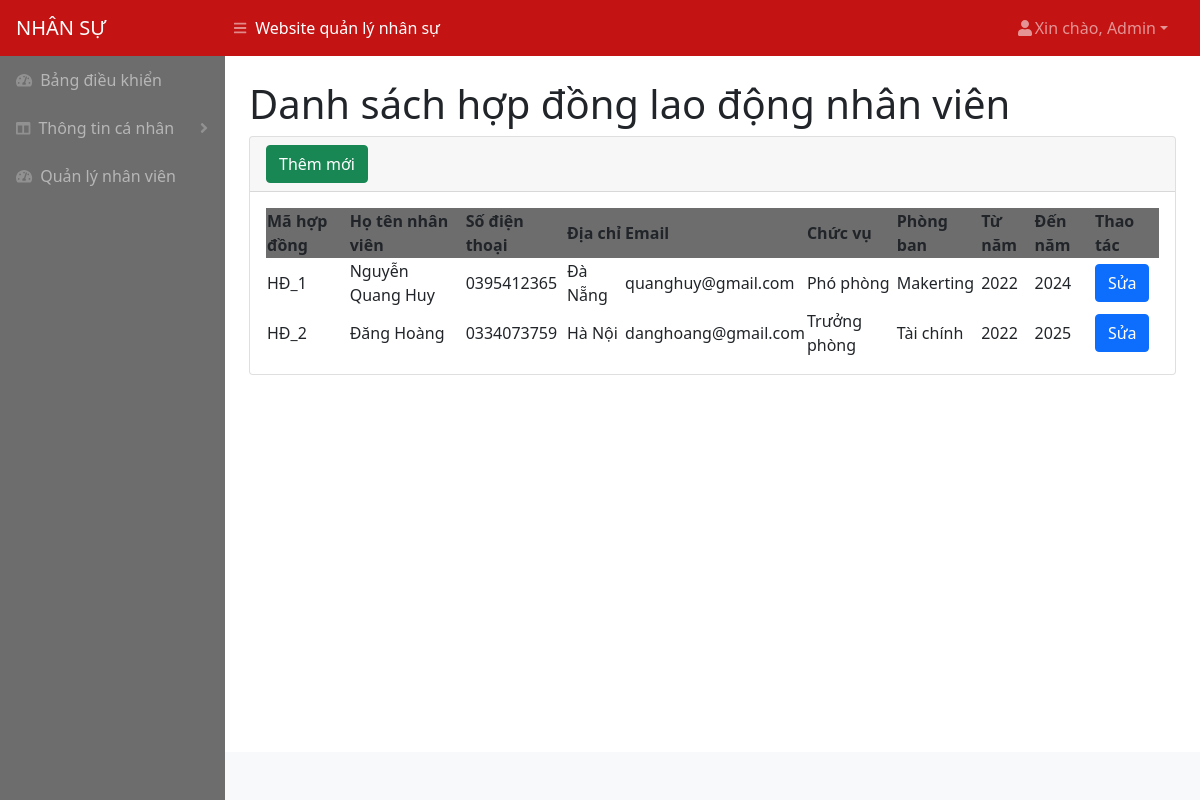
Screenshot of /hopdong.php (signed in) with the database file from the repository.
### tables this page shows
CREATE TABLE `hopdong` (
  `id` int(11) NOT NULL,
  `hoten` varchar(250) NOT NULL,
  `email` varchar(250) NOT NULL,
  `sodienthoai` varchar(250) NOT NULL,
  `diachi` varchar(250) NOT NULL,
  `tunam` varchar(50) NOT NULL,
  `dennam` varchar(50) NOT NULL,
  `phongban_id` int(11) DEFAULT NULL,
  `chucvu_id` int(11) DEFAULT NULL
);

CREATE TABLE `chucvu` (
  `id` int(11) NOT NULL,
  `ten` varchar(250) NOT NULL
);

CREATE TABLE `phongban` (
  `id` int(11) NOT NULL,
  `ten` varchar(250) NOT NULL
);

### hopdong.php (the view, shortened to what this page needs)
<!DOCTYPE html>
<html lang="en">
<head>
<?php include('inc/head.php')?>
</head>
<body class="sb-nav-fixed">
<?php include('inc/header.php')?>
    <div id="layoutSidenav">
    <?php include('inc/menu.php')?>
        <div id="layoutSidenav_content">
            <main>
                <div class="container-fluid px-4">
                    <h1 class="mt-4">Danh sách hợp đồng lao động nhân viên</h1>
                    <div class="card mb-4">
                        <div class="card-header">
                            <button type="button" class="btn btn-success" data-bs-toggle="modal"
                                data-bs-target="#exampleModalAdd">
                                Thêm mới
                            </button>
                        </div>
                        <div class="card-body">
                            <table id="datatablesSimple">
                                <thead>
                                <tr style="background-color : #6D6D6D">
                                        <th>Mã hợp đồng</th>
                                        <th>Họ tên nhân viên</th>
                                        <th>Số điện thoại</th>
                                        <th>Địa chỉ</th>
                                        <th>Email</th>
                                        <th>Chức vụ</th>
                                        <th>Phòng ban</th>
                                        <th>Từ năm</th>
                                        <th>Đến năm</th>
                                        <th>Thao tác</th>
                                    </tr>
                                </thead>
                                <tbody>
                                <?php
                                    $query = "SELECT a.*, b.ten as 'tenphongban', c.ten as 'tenchucvu'
                                    FROM hopdong as a, phongban as b, chucvu as c
                                    WHERE a.phongban_id = b.id AND a.chucvu_id = c.id
                                    ORDER BY a.id DESC";
                                    $result = mysqli_query($connect, $query);
                                    $stt = 1;
                                    while ($arUser = mysqli_fetch_array($result, MYSQLI_ASSOC)) {
                                        $idModelEdit = "exampleModalEdit".$arUser["id"];
                                    ?>
                                    <tr>
                                        <td>HĐ_<?php echo $stt ?></td>
                                        <td><?php echo $arUser["hoten"] ?></td>
                                        <td><?php echo $arUser["sodienthoai"] ?> </td>
                                        <td><?php echo $arUser["diachi"] ?> </td>
                                        <td><?php echo $arUser["email"] ?></td>
                                        <td><?php echo $arUser["tenchucvu"] ?> </td>
                                        <td><?php echo $arUser["tenphongban"] ?> </td>
                                        <td><?php echo $arUser["tunam"] ?> </td>
                                        <td><?php echo $arUser["dennam"] ?> </td>
                                        <td>
                                            <button type="button" class="btn btn-primary" data-bs-toggle="modal"
                                                data-bs-target="#<?php echo $idModelEdit ?>">
                                                Sửa
                                            </button>
                                        </td>
                                    </tr>
                                    <?php $stt++;} ?>
                                </tbody>
                            </table>
                        </div>
                    </div>
                </div>
            </main>
            <?php include('inc/footer.php')?>
        </div>
    </div>
</body>
</html>

### inc/head.php (shortened to what this page needs)
<link href="https://cdn.jsdelivr.net/npm/simple-datatables@latest/dist/style.css" rel="stylesheet" />
<link href="css/styles.css" rel="stylesheet" />

### inc/header.php (shortened to what this page needs)
<nav class="sb-topnav navbar navbar-expand navbar-dark bg-dark">
        <a class="navbar-brand ps-3" href="index.php">NHÂN SỰ</a>
        <button class="btn btn-link btn-sm order-1 order-lg-0 me-4 me-lg-0" id="sidebarToggle" href="#!"><i
                class="fas fa-bars"></i></button>
        <p style="color:white;margin-top:15px">Website quản lý nhân sự</p>
        <ul class="navbar-nav ms-auto ms-md-0 me-3 me-lg-4">
            <li class="nav-item dropdown">
                <a class="nav-link dropdown-toggle" id="navbarDropdown" href="#" role="button" data-bs-toggle="dropdown"
                    aria-expanded="false"><i class="fas fa-user fa-fw"></i>Xin chào, <?php echo $_SESSION['quyen'] ?></a>
            </li>
        </ul>
    </nav>

### inc/menu.php (shortened to what this page needs)
<div id="layoutSidenav_nav">
            <nav class="sb-sidenav accordion sb-sidenav-dark" id="sidenavAccordion">
                <div class="sb-sidenav-menu">
                    <div class="nav">
                        <a class="nav-link" href="index.php">
                            <div class="sb-nav-link-icon"><i class="fas fa-tachometer-alt"></i></div>
                            Bảng điều khiển
                        </a>
                        <a class="nav-link collapsed" href="#" data-bs-toggle="collapse"
                        data-bs-target="#collapseLayouts2" aria-expanded="false" aria-controls="collapseLayouts">
                            <div class="sb-nav-link-icon"><i class="fas fa-columns"></i></div>
                            Thông tin cá nhân
                            <div class="sb-sidenav-collapse-arrow"><i class="fas fa-angle-down"></i></div>
                        </a>
                        <?php if( $_SESSION['quyen'] == "Admin"){?>
                        <a class="nav-link" href="nhanvien.php">
                            <div class="sb-nav-link-icon"><i class="fas fa-tachometer-alt"></i></div>
                            Quản lý nhân viên
                        </a>
                        <?php } else if( $_SESSION['quyen'] == "Nhân viên quản lý tài chính"){?>
                        <a class="nav-link" href="luong.php">
                            <div class="sb-nav-link-icon"><i class="fas fa-tachometer-alt"></i></div>
                            Quản lý lương
                        </a>
                        <?php } else if( $_SESSION['quyen'] == "Nhân viên quản lý nhân sự"){?>
                        <a class="nav-link collapsed" href="#" data-bs-toggle="collapse"
                        data-bs-target="#collapseLayouts" aria-expanded="false" aria-controls="collapseLayouts">
                            <div class="sb-nav-link-icon"><i class="fas fa-columns"></i></div>
                            Quản lý nhân sự
                            <div class="sb-sidenav-collapse-arrow"><i class="fas fa-angle-down"></i></div>
                        </a>
                        <div class="collapse" id="collapseLayouts" aria-labelledby="headingOne"
                            data-bs-parent="#sidenavAccordion">
                            <nav class="sb-sidenav-menu-nested nav">
                                <a class="nav-link" href="nhanvien.php">Danh sách nhân viên</a>
                                <a class="nav-link" href="dschamcong.php">Danh sách chấm công</a>
                                <a class="nav-link" href="nam.php">Danh sách hợp đồng</a>
                                <a class="nav-link" href="ngay.php">Danh sách nghỉ việc</a>
                                <a class="nav-link" href="thang.php">Danh sách khen thưởng</a>
                                <a class="nav-link" href="nam.php">Danh sách kỷ luật</a>
                            </nav>
                        </div>
                        <a class="nav-link collapsed" href="#" data-bs-toggle="collapse"
                        data-bs-target="#collapseLayouts1" aria-expanded="false" aria-controls="collapseLayouts">
                            <div class="sb-nav-link-icon"><i class="fas fa-columns"></i></div>
                            Quản lý phòng ban
                            <div class="sb-sidenav-collapse-arrow"><i class="fas fa-angle-down"></i></div>
                        </a>
                        <div class="collapse" id="collapseLayouts1" aria-labelledby="headingOne"
                            data-bs-parent="#sidenavAccordion">
                            <nav class="sb-sidenav-menu-nested nav">
                                <a class="nav-link" href="ngay.php">Danh sách phòng ban</a>
                                <a class="nav-link" href="thang.php">Danh sách chức vụ</a>
                            </nav>
                        </div>
                        <?php } ?>
                    </div>
                </div>
            </nav>
        </div>

### inc/footer.php (shortened to what this page needs)
<footer class="py-4 bg-light mt-auto">
            </footer>

### rows the page displays
hopdong: hoten "Nguyễn Quang Huy", sodienthoai "0395412365", diachi "Đà Nẵng", email "quanghuy@gmail.com", chucvu.ten "Phó phòng", phongban.ten "Makerting", tunam "2022", dennam "2024"
hopdong: hoten "Đăng Hoàng", sodienthoai "0334073759", diachi "Hà Nội", email "danghoang@gmail.com", chucvu.ten "Trưởng phòng", phongban.ten "Tài chính", tunam "2022", dennam "2025"

### other values shown
$_SESSION['quyen'] "Admin"
